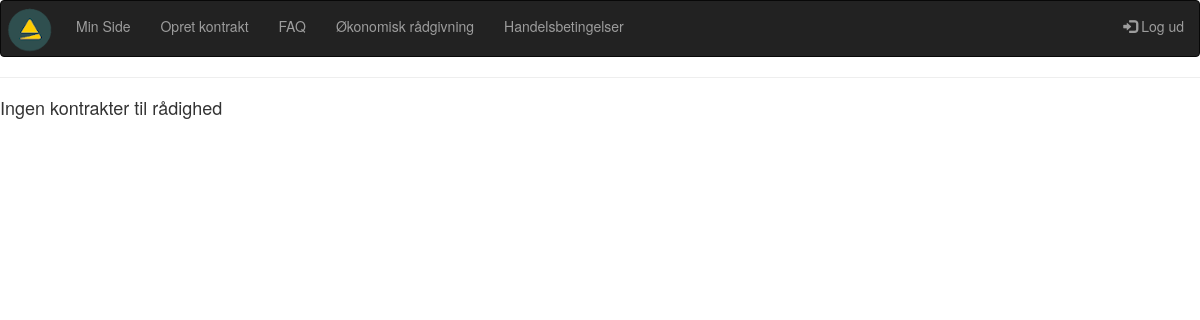
Before: /klar.php (signed in) with the older database file.
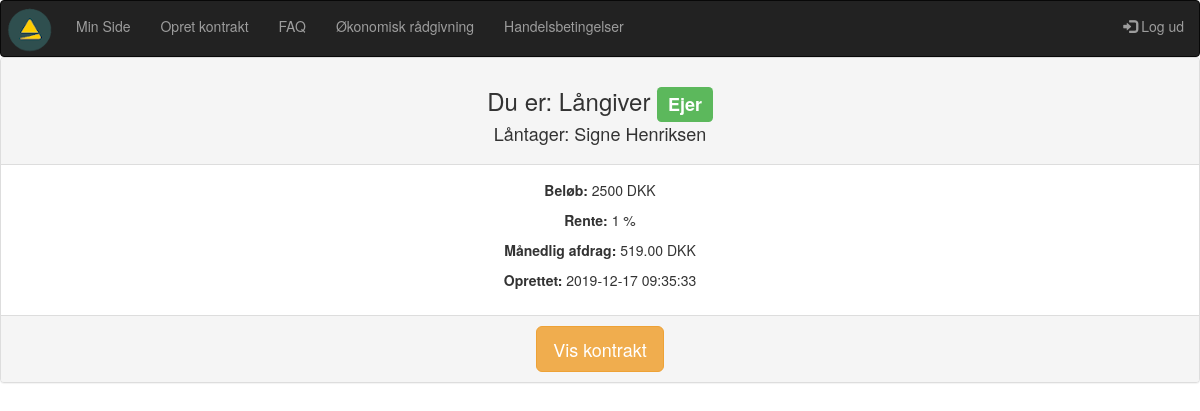
After: the same page with the newer database file.
### tables this page shows
CREATE TABLE `kontrakt` (
  `kontrakt_id` int(10) NOT NULL,
  `oprettetaf` int(10) NOT NULL,
  `laangiver_user_id` int(10) NOT NULL,
  `laantager_user_id` int(10) NOT NULL,
  `kontraktbrud_id` tinyint(4) NOT NULL,
  `rente_id` tinyint(4) NOT NULL,
  `beloeb_id` tinyint(4) NOT NULL,
  `bindingsperiode_id` tinyint(4) NOT NULL,
  `maanedlig_afdrag` float(15,10) NOT NULL,
  `laangiver_underskrift_id` varchar(40) DEFAULT NULL,
  `reg_underskrift_1` timestamp NULL DEFAULT NULL,
  `laantager_underskrift_id` varchar(40) DEFAULT NULL,
  `reg_underskrift_2` timestamp NULL DEFAULT NULL,
  `gebyr_id` tinyint(4) NOT NULL,
  `reg` datetime NOT NULL DEFAULT current_timestamp(),
  `value` int(11) DEFAULT 1
);

CREATE TABLE `users` (
  `user_id` int(10) NOT NULL,
  `fornavn` varchar(40) NOT NULL,
  `efternavn` varchar(40) NOT NULL,
  `mobil` int(12) NOT NULL,
  `mail` varchar(80) NOT NULL,
  `password` varchar(200) NOT NULL
);

CREATE TABLE `beloeb` (
  `beloeb_id` tinyint(4) NOT NULL,
  `beloeb` int(10) NOT NULL,
  `enhed_key` varchar(11) NOT NULL DEFAULT '1'
);

CREATE TABLE `rente` (
  `rente_id` tinyint(4) NOT NULL,
  `rente` float NOT NULL,
  `enhed_key` varchar(11) NOT NULL DEFAULT '2'
);

CREATE TABLE `enhedstabel` (
  `enhed_key` tinyint(4) NOT NULL,
  `enhed` varchar(11) NOT NULL
);

### klar.php (the view, shortened to what this page needs)
<?
require_once("includes/header.php");
$user_id = $_SESSION['user_id'];
$query = "SELECT * FROM kontrakt , users WHERE (laangiver_user_id = '$user_id' OR laantager_user_id = '$user_id') AND value = '2' GROUP BY kontrakt_id";
$result = mysqli_query($con, $query);
if (!$result) die(mysqli_error($con));
else {
	$rows =mysqli_num_rows($result);
	if($rows == 0) {
		echo "<hr><h4>Ingen kontrakter til rådighed</h4>";
	}
	if ($rows > 0) {
		while($row = mysqli_fetch_assoc($result)) {
			$kontrakt_id = $row['kontrakt_id'];
			$oprettetaf = $row['oprettetaf'];
			$laangiver_user_id = $row['laangiver_user_id'];
			$laantager_user_id = $row['laantager_user_id'];
			$laangiver_underskrift_id = $row['laangiver_underskrift_id'];
			$laantager_underskrift_id = $row['laantager_underskrift_id'];
			$kontraktbrud_id = $row['kontraktbrud_id'];
			$rente_id = $row['rente_id'];
			$beloeb_id = $row['beloeb_id'];
			$maanedlig_ad = $row['maanedlig_afdrag'];
            $maanedlig_afdrag = number_format(round($maanedlig_ad, 2), 2);
			$reg = $row['reg'];
			$querylog = "SELECT user_id, mail, fornavn, efternavn, mobil FROM users WHERE user_id = '$user_id'";
			$resultlog = mysqli_query($con, $querylog);
			$rowslog = mysqli_num_rows($resultlog);
			if($rowslog > 0) {
				while($rowlog = mysqli_fetch_assoc($resultlog)) {
					$user_idlog = $rowlog['user_id'];
								}
							}
					if ($user_idlog == $oprettetaf) {
						$owner = 'Yes';
					}
					else if($user_idlog != $oprettetaf) {
						$owner = 'No';
					}
					if ($user_idlog == $laangiver_user_id) {
						$role = 'giver';
						$counterpart = $laantager_user_id;
					}
					else {
						$role = 'receiver';
						$counterpart = $laangiver_user_id;
					}
				$queryc = "SELECT * FROM users WHERE user_id = '$counterpart'";
				$resultc = mysqli_query($con, $queryc);
				$rowsc = mysqli_num_rows($resultc);
				if($rowsc > 0) {
					while($rowc = mysqli_fetch_assoc($resultc)) {
						$fornavnc = $rowc['fornavn'];
						$efternavnc = $rowc['efternavn'];
					}
					}
			$querybeloeb = "SELECT * FROM beloeb WHERE beloeb_id = '$beloeb_id'";
            $resultb = mysqli_query($con, $querybeloeb);
			if (!$resultb) die(mysqli_error($con));
			else {
				$rowsb = mysqli_num_rows($resultb);
				if ($rowsb > 0) {
					while($rowb = mysqli_fetch_assoc($resultb)) {
						$beloebValue = $rowb['beloeb'];
					}
				}
				$queryk = "SELECT * FROM kontraktbrud WHERE kontraktbrud_id = '$kontraktbrud_id'";
				$resultk = mysqli_query($con, $queryk);
				if (!$resultk) die(mysqli_error($con));
				else {
					$queryr = "SELECT * FROM rente WHERE rente_id = '$rente_id'";
					$resultr = mysqli_query($con, $queryr);
					if (!$resultr) die(mysqli_query($con, $queryr));
					else {
						$rows = mysqli_num_rows($resultr);
						if ($rows > 0) {
							while($rowr = mysqli_fetch_assoc($resultr)) {
								$rente = $rowr['rente'];
								$enhed_key = $rowr['enhed_key'];
								$unitr = "SELECT * FROM enhedstabel WHERE enhed_key = '$enhed_key'";
								$resun = mysqli_query($con, $unitr);
								if (!$resun) die(mysqli_error($con, $unitr));
								else {
									$key = mysqli_fetch_assoc($resun);
									$enhedrente = $key['enhed'];
								}
							}
						}
					}
					if ($role == 'giver') {
						$panelhead = 'Låntager';
					}
					else {
						$panelhead = "Långiver";
					}
					if ($owner == 'Yes') {
						$badge = "<span class='label label-success'>Ejer</span>";
					}
					else if ($owner == 'No') {
						$badge = "<span></span>";
					}
if(($owner == 'Yes' && $laangiver_underskrift_id == '2' && $laantager_underskrift_id == '1') || ($owner == 'Yes' && $laantager_underskrift_id == '2' && $laangiver_underskrift_id == '1')) {
			echo '<div class="panel panel-default text-center">';
					echo '<div class="panel-heading">';
					echo "<h3>Du er: " . $panelhead . ' ' . $badge . "</h3>";
					if(($role == 'giver' && $owner == 'Yes') || ($role == 'giver' && $owner == 'No')) {
					echo '<h4>Långiver: ' . $fornavnc . ' ' .$efternavnc . "</h4>";
					}
					else if (($role == 'receiver' && $owner == 'Yes') || ($role == 'receiver' && $owner == 'No')) {
						echo "<h4>Låntager: " . $fornavnc . ' ' . $efternavnc . "</h4>";
					}
					echo '</div>';
                    echo '<div class="panel-body">';
                    echo '<p><strong>Beløb: </strong>' . $beloebValue . ' DKK</p>';
                    echo '<p><strong>Rente: </strong>' . $rente . ' ' . $enhedrente . '</p>';
                    echo '<p><strong>Månedlig afdrag: </strong>'. $maanedlig_afdrag . ' DKK</p>';
                    echo '<p><strong>Oprettet: </strong>' . $reg . '</p>';
                    echo '</div>';
                    echo '<div class="panel-footer">';
					echo '<a href="viskontrakt.php?kontrakt_id2=' . $kontrakt_id . '"><button class="btn btn-warning btn-lg">Vis kontrakt</button></a>';
                    echo '</div>';
					echo '</div>';
} else {}
			}
				}
			}
	}
}
?>

Changed rows visible on the page:
added kontrakt: laangiver_user.user_id "Långiver", oprettetaf "Ejer", users.fornavn "Signe", users.efternavn "Henriksen", beloeb.beloeb "2500", rente.rente "1", enhedstabel.enhed "%", maanedlig_afdrag "519.00", reg "2019-12-17 09:35:33"
Other visible differences:
text no longer shown: "Ingen kontrakter til rådighed"
